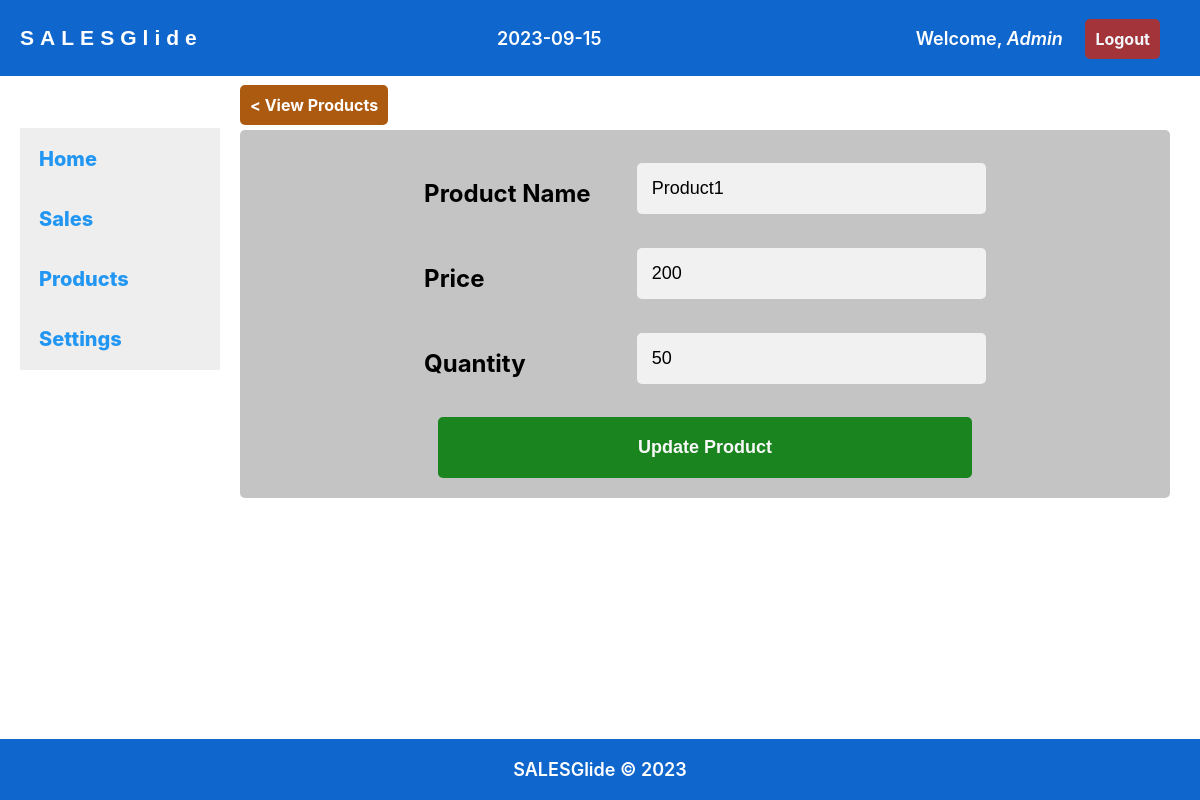
The app's page /editProduct.php?id=27 (signed in) with its own data.
### tables this page shows
CREATE TABLE `users` (
  `username` varchar(50) NOT NULL,
  `role` text NOT NULL,
  `password` varchar(40) NOT NULL
);

CREATE TABLE `products` (
  `product_id` int(11) NOT NULL,
  `product_name` varchar(100) NOT NULL,
  `product_price` int(11) NOT NULL,
  `product_quantity` int(11) NOT NULL,
  `date_added` timestamp NOT NULL DEFAULT current_timestamp(),
  `day` int(2) NOT NULL,
  `month` int(2) NOT NULL,
  `year` int(4) NOT NULL,
  `total_amount` int(11) NOT NULL
);

### editproduct.php (the view, shortened to what this page needs)
<!DOCTYPE html>
<html>
<head>
	<link rel="stylesheet" type="text/css" href="../css/main.css">
</head>
<body>
	<?php include "includes/top.php"; ?>
	<div class="wrapper">
		<?php
		include "includes/left.php";
		?>
		<div class="main" style="margin-top: 7%;">
			<a href="products.php" class="backtoproductsBtn"> < View Products</a>
			<br><br><br><br><br>
			<center>
				<div class="adminSettingsformContainer">
					<form action="<?php htmlspecialchars($_SERVER['PHP_SELF']); ?>" method="POST" role="form">
						<table>
							<tr>
								<th>
									<label class="formfont" for="name"><b>Product Name</b></label>
								</th>
								<td>
									<input type="text" class="form-control" name="name" value="<?php
																								require_once '../app/Connect.php';
																								$id = $_GET['id'];
																								$sql = "SELECT * FROM `products` WHERE `product_id`='$id'";
																								$result = $con->query($sql);
																								if ($result->num_rows > 0) {
																									while ($row = $result->fetch_assoc()) {
																										echo $row['product_name'];
																									}
																								}
																								?>" required>
								</td>
							</tr>
							<tr>
								<th>
									<label class="formfont" for="price"><b>Price</b></label>
								</th>
								<td>
									<input type="number" class="form-control" name="price" value="<?php
																								require_once '../app/Connect.php';
																								$id = $_GET['id'];
																								$sql = "SELECT * FROM `products` WHERE `product_id`='$id'";
																								$result = $con->query($sql);
																								if ($result->num_rows > 0) {
																									while ($row = $result->fetch_assoc()) {
																										echo $row['product_price'];
																									}
																								}
																								?>" required>
								</td>
							</tr>
							<tr>
								<th>
									<label class="formfont" for="quantity"><b>Quantity</b></label>
								</th>
								<td>
									<input type="number" class="form-control" name="quantity" value="<?php
																									require_once '../app/Connect.php';
																									$id = $_GET['id'];
																									$sql = "SELECT * FROM `products` WHERE `product_id`='$id'";
																									$result = $con->query($sql);
																									if ($result->num_rows > 0) {
																										while ($row = $result->fetch_assoc()) {
																											echo number_format($row['product_quantity']);
																										}
																									}
																									?>" required>
								</td>
							</tr>
						</table>
						<input type="submit" class="greenBtn" value="Update Product">
					</form>
				</div>
			</center>
		</div>
		<div class="userFooter">
			SALESGlide &copy; <?php echo date("Y"); ?>
		</div>
	</div>
</body>
</html>

### top.php (shortened to what this page needs)
<div class="top">
	<div class="userHeader">
		<div class="logo">
			<a href="index.php">
				<h3 style="font-family:Arial;letter-spacing:6px;">SALESGlide</h3>
			</a>
		</div>
		<div class="date">
			<?php echo date("Y-m-d"); ?>
		</div>
		<div class="rightTop">Welcome, <i>
				<?php
				@require "../app/Connect.php";
				$namee = $_SESSION['username'];
				$sql = "SELECT * FROM `users` WHERE `username`='$namee'";
				$result = $con->query($sql);
				if ($result->num_rows > 0) {
					while ($row = $result->fetch_assoc()) {
						echo  $row['username'];
					}
				}
				?>
			</i>
			<a class="logoutBtn" href="logout.php">Logout</a>
		</div>
	</div>
</div>

### main.css (style rules this page uses)
* { box-sizing: border-box; }
body, html { font-family: -apple-system, BlinkMacSystemFont, 'Segoe UI', Roboto, Oxygen, Ubuntu, Cantarell, 'Open Sans', 'Helvetica Neue', sans-serif; margin: 0; align-items: center; }
.userHeader { width: 100%; position: fixed; z-index: 1; top: 0%; overflow-x: hidden; display: flex; background-color: #0F66CD; padding: 5px 20px; justify-content: space-between; align-items: center; flex-wrap: wrap; }
.logo { font-size: large; font-weight: 700; color: white; }
.logo a { font-size: large; font-weight: 700; color: white; text-decoration: none; }
.date { font-size: large; font-weight: 600; margin-right: 20px; color: white; }
.userFooter { position: absolute; width: 100%; left: 0; bottom: 0; background-color: #0F66CD; padding: 20px; text-align: center; font-size: large; color: white; font-weight: 600; }
.formfont { color: black; }
label { font-size: x-large; }
.logoutBtn { color: white; font-size: medium; font-weight: 700; text-decoration: none; background-color: #AB3232; border-radius: 5px; padding: 10px; opacity: 0.95; }
.rightTop { font-size: large; font-weight: 600; margin-right: 20px; color: white; vertical-align: middle; }
.main { margin-top: 7%; margin-left: 230px; margin-right: 20px; font-size: 28px; padding: 0px 10px; }
.adminSettingsformContainer { height: fit-content; margin-top: 60px; margin-left: auto; margin-right: auto; width: 100%; padding: 20px; background-color: #C4C4C4; border-radius: 5px; position: relative; top: 50%; -ms-transform: translateY(-50%); transform: translateY(-50%); }
.adminSettingsformContainer td { width: 50%; }
.adminSettingsformContainer th { text-align: left; width: 30%; }
.adminSettingsformContainer input[type=password], .adminSettingsformContainer input[type=text], .adminSettingsformContainer input[type=number] { width: 100%; padding: 15px; border: none; margin-top: 10px; margin-bottom: 20px; background: #f1f1f1; font-size: large; border-radius: 5px; }
.greenBtn { width: 60%; background-color: #087E0D; border: none; opacity: 0.9; border-radius: 5px; padding: 20px; margin-left: auto; margin-right: auto; margin-top: 10px; text-align: center; font-weight: 600; font-size: large; color: white; cursor: pointer; }
table { font-size: medium; }
td { width: fit-content; }
.backtoproductsBtn { color: white; font-size: medium; font-weight: 700; text-decoration: none; background-color: #A85203; border-radius: 5px; padding: 10px; opacity: 0.95; }

### records on screen
users: username "Admin"
products: name "Product1", price "200", quantity "50"
